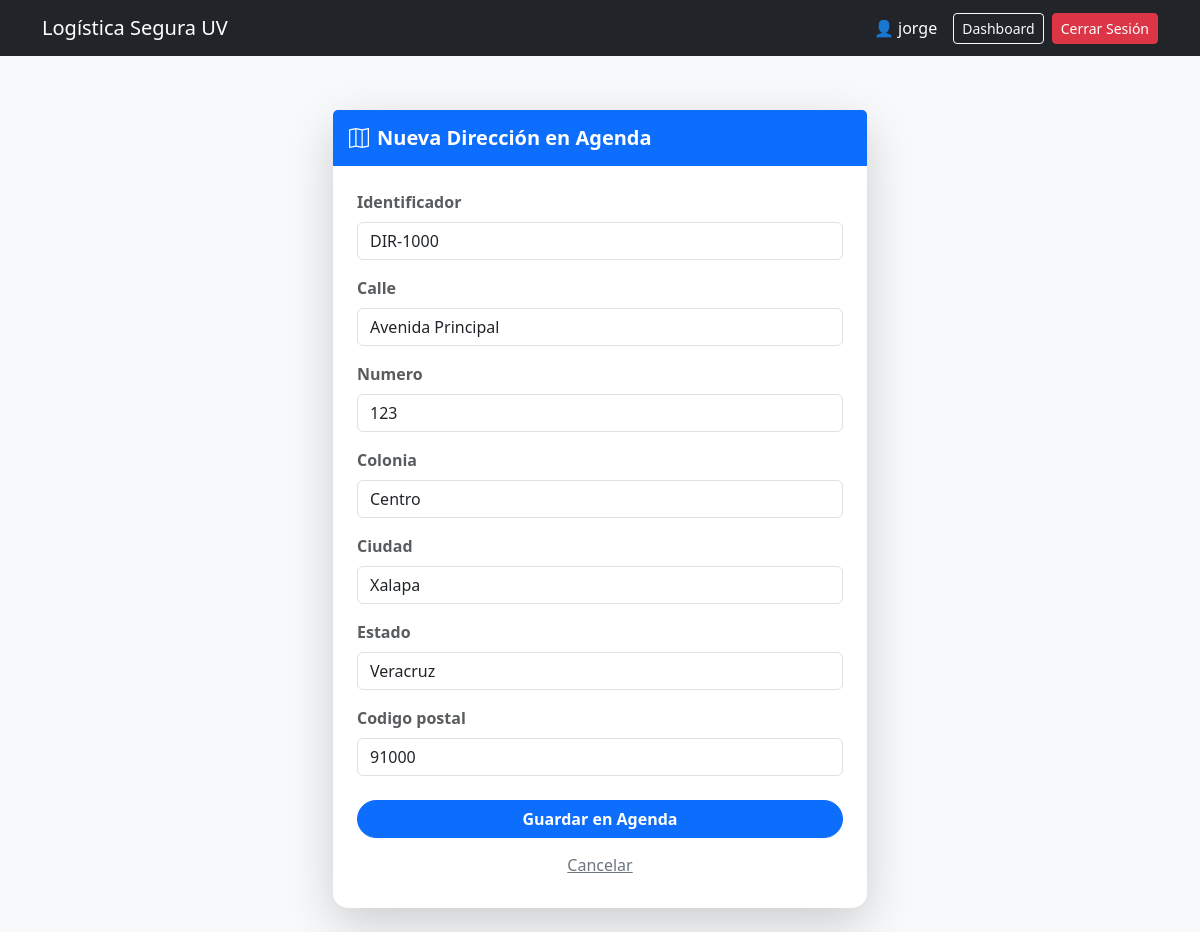
Screenshot of /clientes/direcciones/1/editar/ (signed in) with the database file from the repository.
### apps/clientes/models.py (models this page shows, shortened)
class Direccion(models.Model):
    cliente = models.ForeignKey(Cliente, on_delete=models.CASCADE, related_name='direcciones')
    TIPO_CHOICES = [
        ('ORIGEN', 'Origen / Recolección'),
        ('DESTINO', 'Destino / Entrega'),
        ('RESGUARDO', 'Resguardo Interno'),
    ]
    validador_id_dir = RegexValidator(
        regex=r'^DIR-[0-9]{4,8}$',
        message="El identificador de dirección debe iniciar con 'DIR-' seguido de 4 a 8 números."
    )
    identificador = models.CharField(max_length=20, unique=True, validators=[validador_id_dir])
    calle = models.CharField(max_length=100)
    numero = models.CharField(max_length=20)
    colonia = models.CharField(max_length=100)
    ciudad = models.CharField(max_length=100)
    estado = models.CharField(max_length=50)
    validador_cp = RegexValidator(
        regex=r'^\d{5}$',
        message="El código postal debe contener exactamente 5 dígitos."
    )
    codigo_postal = models.CharField(max_length=5, validators=[validador_cp])
    tipo = models.CharField(max_length=15, choices=TIPO_CHOICES)
    creado_en = models.DateTimeField(auto_now_add=True)
    actualizado_en = models.DateTimeField(auto_now=True)

### apps/clientes/views.py (the view)
# urls.py: path('direcciones/<int:pk>/editar/', views.editar_direccion, name='editar_direccion'),
@login_required
def editar_direccion(request, pk):
    cliente_perfil = Cliente.objects.get(correo=request.user.email)
    direccion = get_object_or_404(Direccion, pk=pk, cliente=cliente_perfil)
    if request.method == 'POST':
        form = DireccionForm(request.POST, instance=direccion)
        if form.is_valid():
            form.save()
            messages.success(request, "Dirección actualizada correctamente.")
            return redirect('clientes:listar_direcciones')
    else:
        form = DireccionForm(instance=direccion)
    return render(request, 'clientes/registrar_direccion.html', {'form': form})

### apps/clientes/forms.py
class DireccionForm(forms.ModelForm):
    class Meta:
        model = Direccion
        fields = [
            'identificador', 'calle', 'numero', 'colonia',
            'ciudad', 'estado', 'codigo_postal',
        ]
    def __init__(self, *args, **kwargs):
        super(DireccionForm, self).__init__(*args, **kwargs)
        for field in self.fields.values():
            field.widget.attrs.update({'class': 'form-control'})

### templates/clientes/registrar_direccion.html (shortened to what this page needs)
{% extends 'base.html' %}
{% block content %}
<div class="container py-4">
    <div class="row justify-content-center">
        <div class="col-md-8 col-lg-6">
            <div class="card shadow-lg border-0" style="border-radius: 15px;">
                <div class="card-header bg-primary text-white py-3 border-0">
                    <h5 class="mb-0 fw-bold"><i class="bi bi-map me-2"></i>Nueva Dirección en Agenda</h5>
                </div>
                <div class="card-body p-4">
                    <form method="POST">
                        <div class="row g-3">
                            {% for field in form %}
                            <div class="col-12">
                                <label class="form-label fw-semibold text-muted">{{ field.label }}</label>
                                {{ field }}
                            </div>
                            {% endfor %}
                        </div>
                        <div class="mt-4 d-grid">
                            <button type="submit" class="btn btn-primary rounded-pill fw-bold">Guardar en
                                Agenda</button>
                            <a href="{% url 'bienes:lista_bienes' %}"
                                class="btn btn-link text-secondary mt-2">Cancelar</a>
                        </div>
                    </form>
                </div>
            </div>
        </div>
    </div>
</div>
{% endblock %}

### templates/base.html (shortened to what this page needs)
<!DOCTYPE html>
<html lang="es-mx">
<head>
    <link href="https://cdn.jsdelivr.net/npm/bootstrap@5.3.0/dist/css/bootstrap.min.css" rel="stylesheet">
    <link rel="stylesheet" href="https://cdn.jsdelivr.net/npm/bootstrap-icons@1.11.1/font/bootstrap-icons.css">
</head>
<body>
    <nav class="navbar navbar-expand-lg navbar-dark bg-dark">
        <div class="container">
            <a class="navbar-brand" href="{% url 'dashboard' %}">Logística Segura UV</a>
            <div class="d-flex text-white align-items-center">
                {% if user.is_authenticated %}
                <span class="me-3">👤 {{ user.username }}</span>
                <a href="{% url 'dashboard' %}" class="btn btn-sm btn-outline-light me-2">Dashboard</a>
                <form method="POST" action="{% url 'logout' %}" class="m-0">
                    <button type="submit" class="btn btn-sm btn-danger">Cerrar Sesión</button>
                </form>
                {% endif %}
            </div>
        </div>
    </nav>
    <div class="container">
        {% block content %}
        {% endblock %}
    </div>
</body>
</html>

### templates/base.html (style rules this page uses)
body { background-color: #f8f9fa; }
.navbar { margin-bottom: 30px; }

### rows the page displays
Direccion: form "DIR-1000" "Avenida Principal" "123" "Centro" "Xalapa" "Veracruz" "91000"

### other values shown
{{ user.username }} "jorge"
{{ field.label }} "Identificador" "Calle" "Numero" "Colonia" "Ciudad" "Estado" "Codigo postal"
